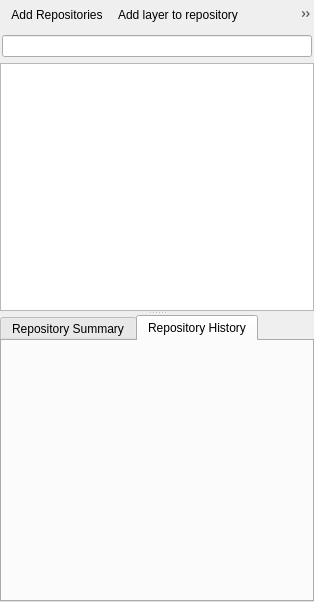
<?xml version="1.0" encoding="UTF-8"?>
<ui version="4.0">
 <class>DockWidget</class>
 <widget class="QDockWidget" name="DockWidget">
  <property name="geometry">
   <rect>
    <x>0</x>
    <y>0</y>
    <width>314</width>
    <height>602</height>
   </rect>
  </property>
  <property name="floating">
   <bool>false</bool>
  </property>
  <property name="allowedAreas">
   <set>Qt::LeftDockWidgetArea|Qt::RightDockWidgetArea</set>
  </property>
  <property name="windowTitle">
   <string>GeoGig</string>
  </property>
  <widget class="QWidget" name="dockWidgetContents">
   <layout class="QVBoxLayout" name="verticalLayout_2">
    <property name="margin">
     <number>0</number>
    </property>
    <item>
     <widget class="QToolBar" name="navigatorToolbar">
      <property name="iconSize">
       <size>
        <width>16</width>
        <height>16</height>
       </size>
      </property>
      <property name="floatable">
       <bool>false</bool>
      </property>
      <addaction name="actionAddRepositories"/>
      <addaction name="actionAddLayer"/>
      <addaction name="actionRefresh"/>
      <addaction name="actionShowFilter"/>
     </widget>
    </item>
    <item>
     <widget class="QWidget" name="filterWidget" native="true">
      <layout class="QHBoxLayout" name="horizontalLayout">
       <property name="spacing">
        <number>0</number>
       </property>
       <property name="margin">
        <number>0</number>
       </property>
       <item>
        <widget class="QFrame" name="frame">
         <property name="sizePolicy">
          <sizepolicy hsizetype="Expanding" vsizetype="Minimum">
           <horstretch>0</horstretch>
           <verstretch>0</verstretch>
          </sizepolicy>
         </property>
         <property name="frameShape">
          <enum>QFrame::NoFrame</enum>
         </property>
         <property name="frameShadow">
          <enum>QFrame::Raised</enum>
         </property>
         <layout class="QHBoxLayout" name="horizontalLayout_3">
          <property name="spacing">
           <number>2</number>
          </property>
          <property name="leftMargin">
           <number>2</number>
          </property>
          <property name="topMargin">
           <number>0</number>
          </property>
          <property name="rightMargin">
           <number>2</number>
          </property>
          <property name="bottomMargin">
           <number>0</number>
          </property>
          <item>
           <widget class="QgsFilterLineEdit" name="leFilter">
            <property name="sizePolicy">
             <sizepolicy hsizetype="Expanding" vsizetype="Preferred">
              <horstretch>0</horstretch>
              <verstretch>0</verstretch>
             </sizepolicy>
            </property>
           </widget>
          </item>
         </layout>
        </widget>
       </item>
      </layout>
     </widget>
    </item>
    <item>
     <widget class="QSplitter" name="splitter">
      <property name="orientation">
       <enum>Qt::Vertical</enum>
      </property>
      <widget class="QWidget" name="layoutWidget">
       <layout class="QVBoxLayout" name="verticalLayout">
        <item>
         <widget class="QTreeWidget" name="repoTree">
          <property name="contextMenuPolicy">
           <enum>Qt::CustomContextMenu</enum>
          </property>
          <property name="horizontalScrollBarPolicy">
           <enum>Qt::ScrollBarAsNeeded</enum>
          </property>
          <property name="selectionMode">
           <enum>QAbstractItemView::SingleSelection</enum>
          </property>
          <property name="selectionBehavior">
           <enum>QAbstractItemView::SelectRows</enum>
          </property>
          <property name="uniformRowHeights">
           <bool>true</bool>
          </property>
          <attribute name="headerVisible">
           <bool>false</bool>
          </attribute>
          <attribute name="headerStretchLastSection">
           <bool>false</bool>
          </attribute>
          <column>
           <property name="text">
            <string notr="true">1</string>
           </property>
          </column>
          <column>
           <property name="text">
            <string>2</string>
           </property>
          </column>
         </widget>
        </item>
       </layout>
      </widget>
      <widget class="QTabWidget" name="tabWidget">
       <property name="currentIndex">
        <number>1</number>
       </property>
       <widget class="QWidget" name="tab">
        <attribute name="title">
         <string>Repository Summary</string>
        </attribute>
        <layout class="QGridLayout" name="gridLayout_2">
         <property name="margin">
          <number>0</number>
         </property>
         <item row="0" column="0">
          <widget class="QTextBrowser" name="repoDescription">
           <property name="enabled">
            <bool>true</bool>
           </property>
           <property name="sizePolicy">
            <sizepolicy hsizetype="Expanding" vsizetype="Expanding">
             <horstretch>0</horstretch>
             <verstretch>0</verstretch>
            </sizepolicy>
           </property>
           <property name="frameShape">
            <enum>QFrame::StyledPanel</enum>
           </property>
           <property name="frameShadow">
            <enum>QFrame::Sunken</enum>
           </property>
          </widget>
         </item>
        </layout>
       </widget>
       <widget class="QWidget" name="tab_2">
        <attribute name="title">
         <string>Repository History</string>
        </attribute>
        <layout class="QGridLayout" name="gridLayout_3">
         <property name="margin">
          <number>0</number>
         </property>
         <item row="0" column="0">
          <widget class="QWidget" name="versionsWidget" native="true"/>
         </item>
        </layout>
       </widget>
      </widget>
     </widget>
    </item>
   </layout>
  </widget>
  <action name="actionAddRepositories">
   <property name="text">
    <string>Add Repositories</string>
   </property>
   <property name="toolTip">
    <string>Add Repositories</string>
   </property>
  </action>
  <action name="actionShowFilter">
   <property name="checkable">
    <bool>true</bool>
   </property>
   <property name="text">
    <string>Show Filter</string>
   </property>
   <property name="toolTip">
    <string>Show Filter</string>
   </property>
  </action>
  <action name="actionRefresh">
   <property name="text">
    <string>Refresh</string>
   </property>
   <property name="toolTip">
    <string>Refresh</string>
   </property>
  </action>
  <action name="actionDeleteKeepUpstream">
   <property name="text">
    <string>Remove repository (do not delete upstream)</string>
   </property>
   <property name="toolTip">
    <string>Remove repository (do not delete upstream)</string>
   </property>
  </action>
  <action name="actionDeleteWithUpstream">
   <property name="text">
    <string>Remove repository (delete upstream)</string>
   </property>
   <property name="toolTip">
    <string>Remove repository (delete upstream)</string>
   </property>
  </action>
  <action name="actionAddLayer">
   <property name="text">
    <string>Add layer to repository...</string>
   </property>
   <property name="toolTip">
    <string>Add layer to repository...</string>
   </property>
  </action>
 </widget>
 <customwidgets>
  <customwidget>
   <class>QgsFilterLineEdit</class>
   <extends>QLineEdit</extends>
   <header>qgis.gui</header>
  </customwidget>
 </customwidgets>
 <resources/>
 <connections/>
</ui>
